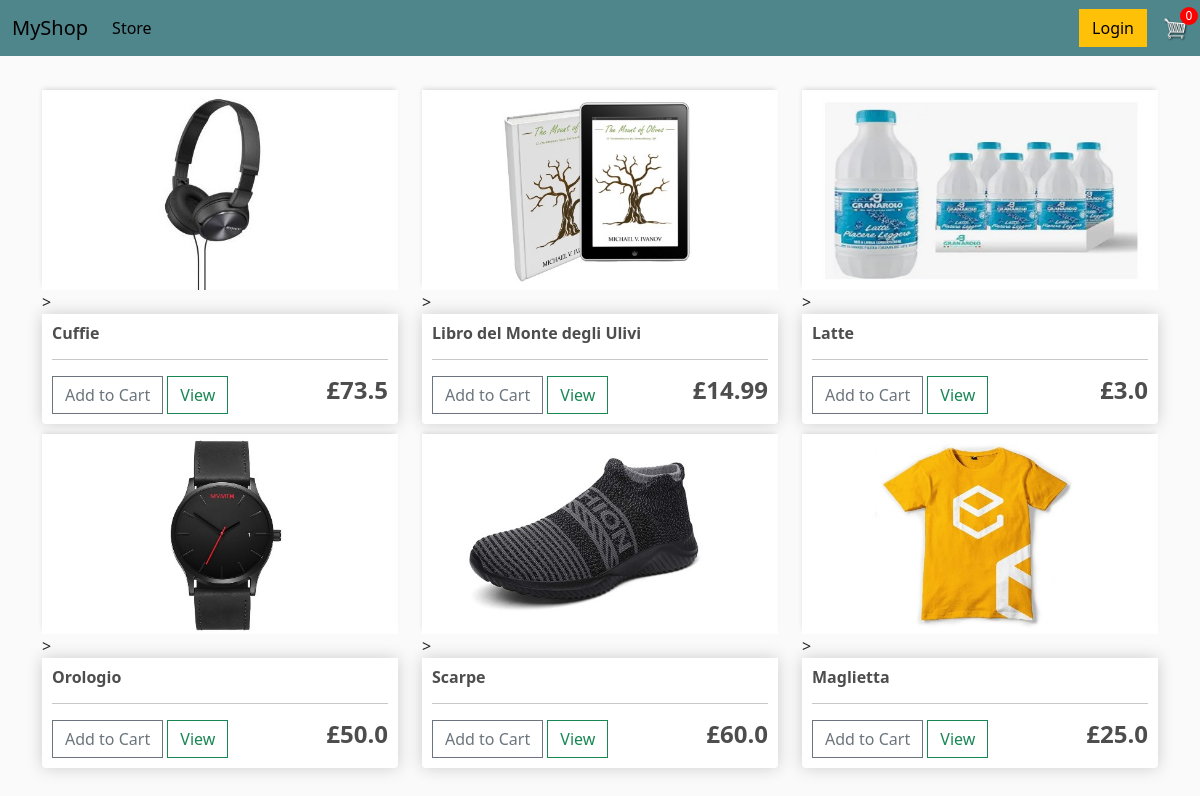
The page / on the database its author committed.
### store/models.py (models this page shows, shortened)
class Product(models.Model):
	name = models.CharField(max_length=200)
	price = models.FloatField()
	digital = models.BooleanField(default=False, null=True, blank=True)
	image = models.ImageField(null=True, blank=True)
	@property
	def imageURL(self):
		try:
			url = url = '/static/images/' + str(self.image).split('/')[-1]
		except Exception:
			url = ''
		return url

### store/views.py (the view)
# urls.py: path('', include('store.urls')),
def store(request):
    data = cartData(request)
    cartItems = data['cartItems']
    products = Product.objects.all()
    context = {'products': products, 'cartItems': cartItems}
    return render(request, 'store/store.html', context)

### store/utils.py (called while the page is built, shortened)
def cookieCart(request):
    cookie_cart = json.loads(request.COOKIES.get('cart', '{}'))
    print('Cart:', cookie_cart)
    items = []
    order = {'get_cart_total': 0, 'get_cart_items': 0, 'shipping': False}
    cartItems = order['get_cart_items']
    return {'cartItems': cartItems, 'order': order, 'items': items}

def cartData(request):
    if request.user.is_authenticated:
        customer = request.user.customer
        order, created = Order.objects.get_or_create(customer=customer, complete=False)
        items = order.orderitem_set.all()
        cartItems = order.get_cart_items
    else:
        cookieData = cookieCart(request)
        items = cookieData['items']
        order = cookieData['order']
        cartItems = cookieData['cartItems']
    return {'items': items, 'order': order, 'cartItems': cartItems}

### store/templates/store/store.html
{% extends 'store/main.html' %}
{% load static %}
{% block content %}
	<div class="row">
		{% for product in products %}
		<div class="col-lg-4">
			<img class="thumbnail" src="{{product.imageURL}}">
>
			<div class="box-element product">
				<h6><strong>{{product.name}}</strong></h6>
				<hr>
				<button data-product="{{product.id}}" data-action="add" class="btn btn-outline-secondary add-btn update-cart">Add to Cart</button>
				<a class="btn btn-outline-success" href="#">View</a>
				<h4 style="display: inline-block; float: right"><strong>£{{product.price}}</strong></h4>
			</div>
		</div>
		{% endfor %}
	</div>
{% endblock content %}

### static/css/main.css (style rules this page uses)
body { background-color: hsl(0, 0%, 98%); }
h1, h2, h3, h4, h5, h6 { color: hsl(0, 0%, 30%); }
.box-element { box-shadow: hsl(0, 0%, 80%) 0 0 16px; background-color: #fff; border-radius: 4px; padding: 10px; }
.thumbnail { width: 100%; height: 200px; box-shadow: -1px -3px 5px -2px rgba(214, 214, 214, 1); }
.product { border-radius: 0 0 4px 4px; }
.col-lg-4, .col-lg-6, .col-lg-8, .col-lg-12 { margin-top: 10px; }
.btn { border-radius: 0; }

### rows shown on the page
Product: imageURL (picture), name "Cuffie", price "73.5"
Product: imageURL (picture), name "Libro del Monte degli Ulivi", price "14.99"
Product: imageURL (picture), name "Latte", price "3.0"
Product: imageURL (picture), name "Orologio", price "50.0"
Product: imageURL (picture), name "Scarpe", price "60.0"
Product: imageURL (picture), name "Maglietta", price "25.0"

### other values the page prints
{{ cartItems }} "0"
